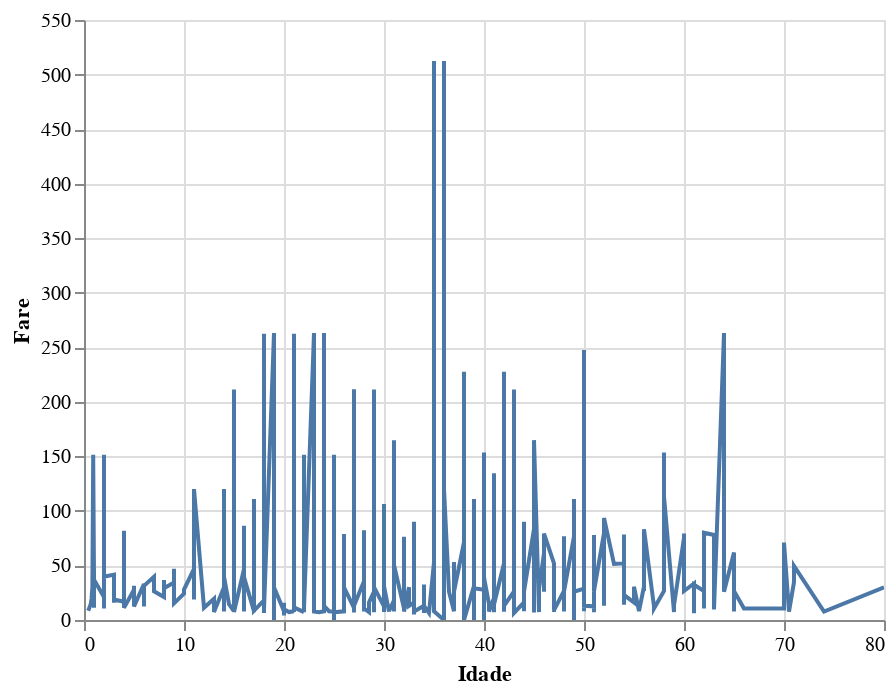

Notebook cell for this chart:
### Code cell
Visualization.line_interactive(df, "Age", "Fare", xlabel="Idade", ylabel="Fare", hover=["Pclass"])

### Figure 1 — Vega-Lite specification as saved in the notebook (floating-point values rounded to 4 significant figures; data arrays with more than 128 entries replaced by an {"elided": "..."} marker saying what was removed)
{"config": {"view": {"continuousWidth": 400, "continuousHeight": 300}}, "data": {"name": "data-1c3d672c0742087dac9e66d94c415e78"}, "mark": "line", "encoding": {"tooltip": [{"type": "quantitative", "field": "Pclass"}], "x": {"type": "quantitative", "field": "Age", "title": "Idade"}, "y": {"type": "quantitative", "field": "Fare", "title": "Fare"}}, "height": 300, "selection": {"selector003": {"type": "interval", "bind": "scales", "encodings": ["x", "y"]}}, "width": 400, "$schema": "https://vega.github.io/schema/vega-lite/v4.8.1.json", "datasets": {"data-1c3d672c0742087dac9e66d94c415e78": {"elided": "714 records"}}}
